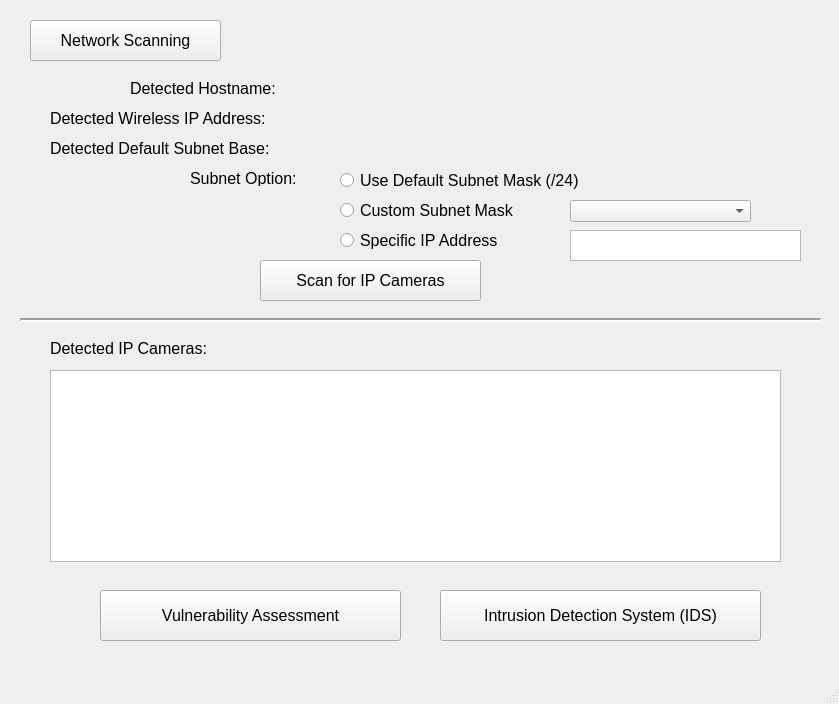
<?xml version="1.0" encoding="UTF-8"?>
<ui version="4.0">
 <class>SecureIPCamera</class>
 <widget class="QMainWindow" name="SecureIPCamera">
  <property name="windowModality">
   <enum>Qt::ApplicationModal</enum>
  </property>
  <property name="geometry">
   <rect>
    <x>0</x>
    <y>0</y>
    <width>839</width>
    <height>704</height>
   </rect>
  </property>
  <property name="windowTitle">
   <string>SecureIPCamera</string>
  </property>
  <property name="windowIcon">
   <iconset>
    <normaloff>cameras_television_system_security_camera_video_cam_cctv_casino_icon_255630.ico</normaloff>cameras_television_system_security_camera_video_cam_cctv_casino_icon_255630.ico</iconset>
  </property>
  <widget class="QWidget" name="centralwidget">
   <widget class="QPushButton" name="NetworkScanning_pushButton">
    <property name="enabled">
     <bool>true</bool>
    </property>
    <property name="geometry">
     <rect>
      <x>30</x>
      <y>20</y>
      <width>191</width>
      <height>41</height>
     </rect>
    </property>
    <property name="font">
     <font>
      <pointsize>12</pointsize>
     </font>
    </property>
    <property name="text">
     <string>Network Scanning</string>
    </property>
   </widget>
   <widget class="QLabel" name="hostname_label">
    <property name="geometry">
     <rect>
      <x>130</x>
      <y>80</y>
      <width>201</width>
      <height>16</height>
     </rect>
    </property>
    <property name="font">
     <font>
      <pointsize>12</pointsize>
     </font>
    </property>
    <property name="text">
     <string>Detected Hostname:</string>
    </property>
   </widget>
   <widget class="QLabel" name="IP_label">
    <property name="geometry">
     <rect>
      <x>50</x>
      <y>110</y>
      <width>281</width>
      <height>16</height>
     </rect>
    </property>
    <property name="font">
     <font>
      <pointsize>12</pointsize>
     </font>
    </property>
    <property name="text">
     <string>Detected Wireless IP Address:</string>
    </property>
   </widget>
   <widget class="QLabel" name="SubnetBase_label">
    <property name="geometry">
     <rect>
      <x>50</x>
      <y>140</y>
      <width>291</width>
      <height>16</height>
     </rect>
    </property>
    <property name="font">
     <font>
      <pointsize>12</pointsize>
     </font>
    </property>
    <property name="text">
     <string>Detected Default Subnet Base:</string>
    </property>
   </widget>
   <widget class="QLabel" name="SubnetOption_label">
    <property name="geometry">
     <rect>
      <x>190</x>
      <y>170</y>
      <width>141</width>
      <height>16</height>
     </rect>
    </property>
    <property name="font">
     <font>
      <pointsize>12</pointsize>
     </font>
    </property>
    <property name="text">
     <string>Subnet Option:</string>
    </property>
   </widget>
   <widget class="QRadioButton" name="DefaultSubnetMask_radioButton">
    <property name="geometry">
     <rect>
      <x>340</x>
      <y>170</y>
      <width>311</width>
      <height>20</height>
     </rect>
    </property>
    <property name="font">
     <font>
      <pointsize>12</pointsize>
     </font>
    </property>
    <property name="text">
     <string>Use Default Subnet Mask (/24)</string>
    </property>
   </widget>
   <widget class="QRadioButton" name="CustomSubnetMask_radioButton">
    <property name="geometry">
     <rect>
      <x>340</x>
      <y>200</y>
      <width>231</width>
      <height>20</height>
     </rect>
    </property>
    <property name="font">
     <font>
      <pointsize>12</pointsize>
     </font>
    </property>
    <property name="acceptDrops">
     <bool>false</bool>
    </property>
    <property name="text">
     <string>Custom Subnet Mask</string>
    </property>
    <property name="checkable">
     <bool>true</bool>
    </property>
    <property name="checked">
     <bool>false</bool>
    </property>
   </widget>
   <widget class="QRadioButton" name="SpecificIP_radioButton">
    <property name="geometry">
     <rect>
      <x>340</x>
      <y>230</y>
      <width>201</width>
      <height>20</height>
     </rect>
    </property>
    <property name="font">
     <font>
      <pointsize>12</pointsize>
     </font>
    </property>
    <property name="text">
     <string>Specific IP Address</string>
    </property>
   </widget>
   <widget class="QLabel" name="Hostname_label">
    <property name="geometry">
     <rect>
      <x>340</x>
      <y>80</y>
      <width>171</width>
      <height>16</height>
     </rect>
    </property>
    <property name="palette">
     <palette>
      <active>
       <colorrole role="WindowText">
        <brush brushstyle="SolidPattern">
         <color alpha="255">
          <red>85</red>
          <green>0</green>
          <blue>255</blue>
         </color>
        </brush>
       </colorrole>
      </active>
      <inactive>
       <colorrole role="WindowText">
        <brush brushstyle="SolidPattern">
         <color alpha="255">
          <red>85</red>
          <green>0</green>
          <blue>255</blue>
         </color>
        </brush>
       </colorrole>
      </inactive>
      <disabled>
       <colorrole role="WindowText">
        <brush brushstyle="SolidPattern">
         <color alpha="255">
          <red>120</red>
          <green>120</green>
          <blue>120</blue>
         </color>
        </brush>
       </colorrole>
      </disabled>
     </palette>
    </property>
    <property name="font">
     <font>
      <pointsize>12</pointsize>
      <underline>true</underline>
     </font>
    </property>
    <property name="text">
     <string/>
    </property>
   </widget>
   <widget class="QLabel" name="WirelessIP_label">
    <property name="geometry">
     <rect>
      <x>340</x>
      <y>110</y>
      <width>171</width>
      <height>20</height>
     </rect>
    </property>
    <property name="palette">
     <palette>
      <active>
       <colorrole role="WindowText">
        <brush brushstyle="SolidPattern">
         <color alpha="255">
          <red>85</red>
          <green>0</green>
          <blue>255</blue>
         </color>
        </brush>
       </colorrole>
      </active>
      <inactive>
       <colorrole role="WindowText">
        <brush brushstyle="SolidPattern">
         <color alpha="255">
          <red>85</red>
          <green>0</green>
          <blue>255</blue>
         </color>
        </brush>
       </colorrole>
      </inactive>
      <disabled>
       <colorrole role="WindowText">
        <brush brushstyle="SolidPattern">
         <color alpha="255">
          <red>120</red>
          <green>120</green>
          <blue>120</blue>
         </color>
        </brush>
       </colorrole>
      </disabled>
     </palette>
    </property>
    <property name="font">
     <font>
      <pointsize>12</pointsize>
      <underline>true</underline>
     </font>
    </property>
    <property name="text">
     <string/>
    </property>
   </widget>
   <widget class="QLabel" name="SubnetBase_label_2">
    <property name="geometry">
     <rect>
      <x>340</x>
      <y>140</y>
      <width>171</width>
      <height>20</height>
     </rect>
    </property>
    <property name="palette">
     <palette>
      <active>
       <colorrole role="WindowText">
        <brush brushstyle="SolidPattern">
         <color alpha="255">
          <red>85</red>
          <green>0</green>
          <blue>255</blue>
         </color>
        </brush>
       </colorrole>
      </active>
      <inactive>
       <colorrole role="WindowText">
        <brush brushstyle="SolidPattern">
         <color alpha="255">
          <red>85</red>
          <green>0</green>
          <blue>255</blue>
         </color>
        </brush>
       </colorrole>
      </inactive>
      <disabled>
       <colorrole role="WindowText">
        <brush brushstyle="SolidPattern">
         <color alpha="255">
          <red>120</red>
          <green>120</green>
          <blue>120</blue>
         </color>
        </brush>
       </colorrole>
      </disabled>
     </palette>
    </property>
    <property name="font">
     <font>
      <pointsize>12</pointsize>
      <underline>true</underline>
     </font>
    </property>
    <property name="text">
     <string/>
    </property>
   </widget>
   <widget class="QComboBox" name="SubnetOption_comboBox">
    <property name="enabled">
     <bool>true</bool>
    </property>
    <property name="geometry">
     <rect>
      <x>570</x>
      <y>200</y>
      <width>181</width>
      <height>22</height>
     </rect>
    </property>
    <property name="font">
     <font>
      <pointsize>12</pointsize>
     </font>
    </property>
    <property name="contextMenuPolicy">
     <enum>Qt::DefaultContextMenu</enum>
    </property>
   </widget>
   <widget class="QTextEdit" name="SpecificIP_textEdit">
    <property name="geometry">
     <rect>
      <x>570</x>
      <y>230</y>
      <width>231</width>
      <height>31</height>
     </rect>
    </property>
    <property name="font">
     <font>
      <pointsize>12</pointsize>
     </font>
    </property>
   </widget>
   <widget class="QPushButton" name="CameraScan_pushButton">
    <property name="geometry">
     <rect>
      <x>260</x>
      <y>260</y>
      <width>221</width>
      <height>41</height>
     </rect>
    </property>
    <property name="font">
     <font>
      <pointsize>12</pointsize>
     </font>
    </property>
    <property name="text">
     <string>Scan for IP Cameras</string>
    </property>
   </widget>
   <widget class="Line" name="line">
    <property name="geometry">
     <rect>
      <x>20</x>
      <y>310</y>
      <width>801</width>
      <height>20</height>
     </rect>
    </property>
    <property name="font">
     <font>
      <pointsize>12</pointsize>
     </font>
    </property>
    <property name="frameShadow">
     <enum>QFrame::Sunken</enum>
    </property>
    <property name="lineWidth">
     <number>2</number>
    </property>
    <property name="orientation">
     <enum>Qt::Horizontal</enum>
    </property>
   </widget>
   <widget class="QLabel" name="DetectedIPCameras_label">
    <property name="geometry">
     <rect>
      <x>50</x>
      <y>340</y>
      <width>211</width>
      <height>16</height>
     </rect>
    </property>
    <property name="font">
     <font>
      <pointsize>12</pointsize>
     </font>
    </property>
    <property name="text">
     <string>Detected IP Cameras:</string>
    </property>
   </widget>
   <widget class="QPushButton" name="VA_pushButton">
    <property name="geometry">
     <rect>
      <x>100</x>
      <y>590</y>
      <width>301</width>
      <height>51</height>
     </rect>
    </property>
    <property name="font">
     <font>
      <pointsize>12</pointsize>
     </font>
    </property>
    <property name="text">
     <string>Vulnerability Assessment</string>
    </property>
   </widget>
   <widget class="QPushButton" name="IDS_pushButton">
    <property name="geometry">
     <rect>
      <x>440</x>
      <y>590</y>
      <width>321</width>
      <height>51</height>
     </rect>
    </property>
    <property name="font">
     <font>
      <pointsize>12</pointsize>
     </font>
    </property>
    <property name="text">
     <string>Intrusion Detection System (IDS)</string>
    </property>
   </widget>
   <widget class="QListWidget" name="IPCameras_listWidget">
    <property name="geometry">
     <rect>
      <x>50</x>
      <y>370</y>
      <width>731</width>
      <height>192</height>
     </rect>
    </property>
    <property name="font">
     <font>
      <pointsize>12</pointsize>
     </font>
    </property>
   </widget>
  </widget>
  <widget class="QMenuBar" name="menubar">
   <property name="geometry">
    <rect>
     <x>0</x>
     <y>0</y>
     <width>839</width>
     <height>26</height>
    </rect>
   </property>
  </widget>
  <widget class="QStatusBar" name="statusbar"/>
 </widget>
 <resources/>
 <connections/>
</ui>
